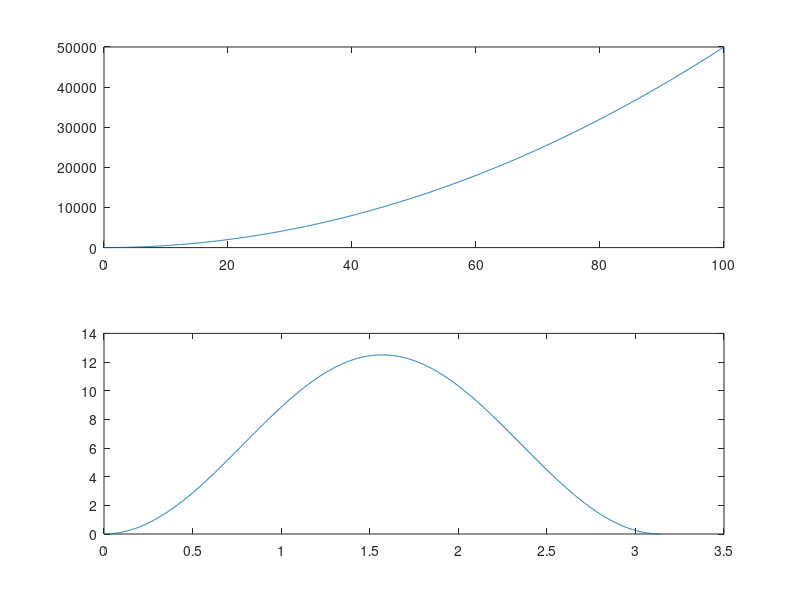
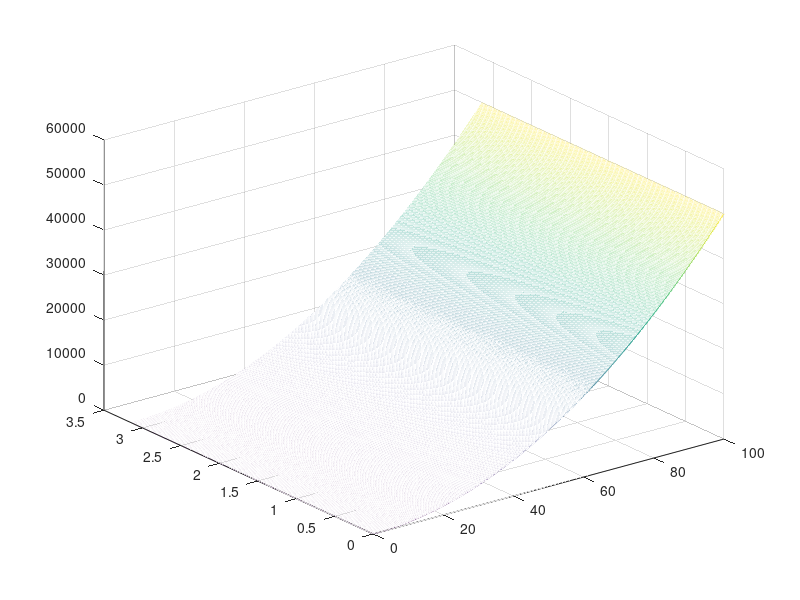
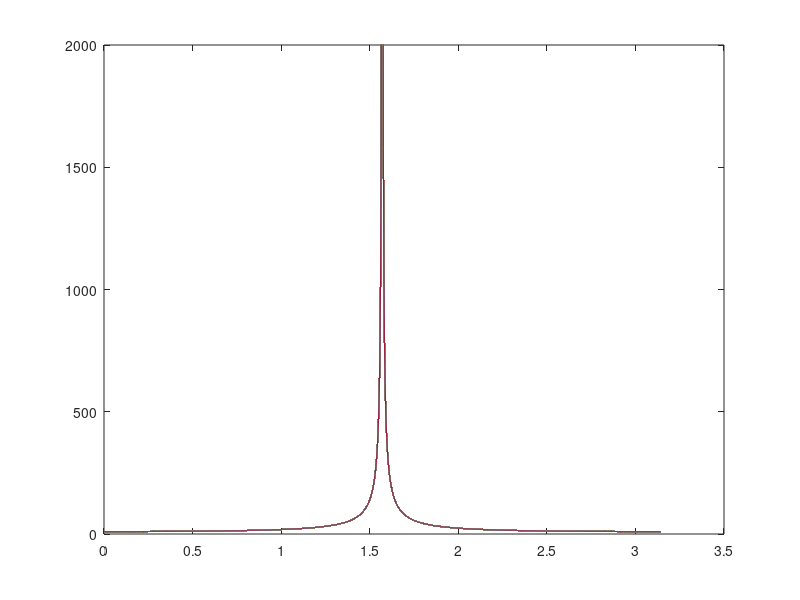
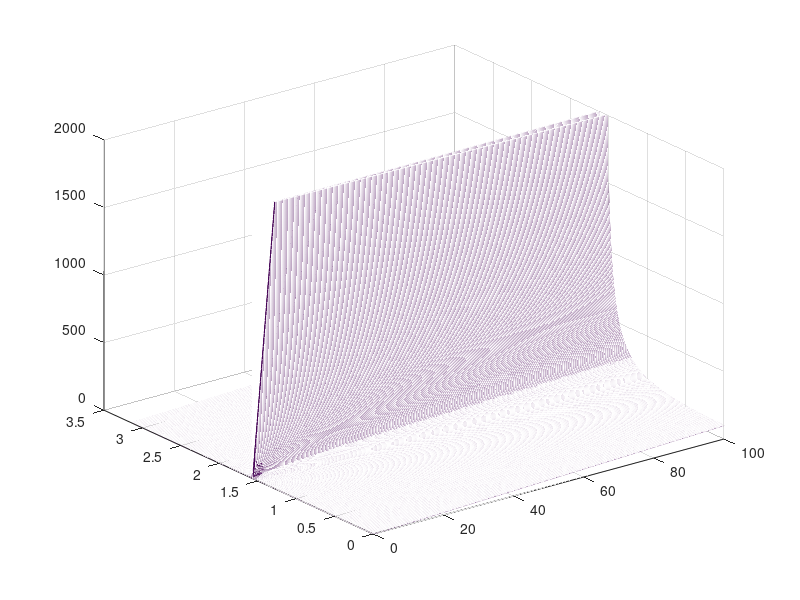

Reproduce these figures in MATLAB, in order.
% Metrics between an infinite line and a finite line segment.

Ls = 5;  % The length of line segments

% Dp: the perpendicular distance of the center of the line segment onto the line.
Dp = linspace(0, 100, 1001);
% Ar: the angle between the line segment and the line.
Ar = linspace(0, pi, 1001);
[gridDp, gridAr] = meshgrid(Dp, Ar);

%-----------------------------------------------------------
% Metric = midpoint distance.
% REF [paper] >> "Evaluation of Established Line Segment Distance Functions", PRIA 2016.
%
% Result: Bad.

distDp = 5 * Dp.^2;
distAr = sin(Ar).^2 * Ls^2 / 2;

figure;
subplot(2,1,1);
plot(Dp, distDp);
subplot(2,1,2);
plot(Ar, distAr);

distDpAr = 5 * gridDp.^2 + sin(gridAr).^2 * Ls^2 / 2;

figure;
mesh(gridDp, gridAr, distDpAr);

%-----------------------------------------------------------
% Metric = orthogonal distance divided by projection length.
% dist = Dp / cos(Ar).
%
% Result: ???.

distAr = abs(Dp(100) ./ cos(gridAr));
figure;
plot(Ar, distAr);
ax = axis;
axis([ax(1), ax(2), ax(3), 2000]);

dist = abs(gridDp ./ cos(gridAr));

figure;
mesh(gridDp, gridAr, dist);
ax = axis;
axis([ax(1), ax(2), ax(3), ax(4), ax(5), 2000]);
